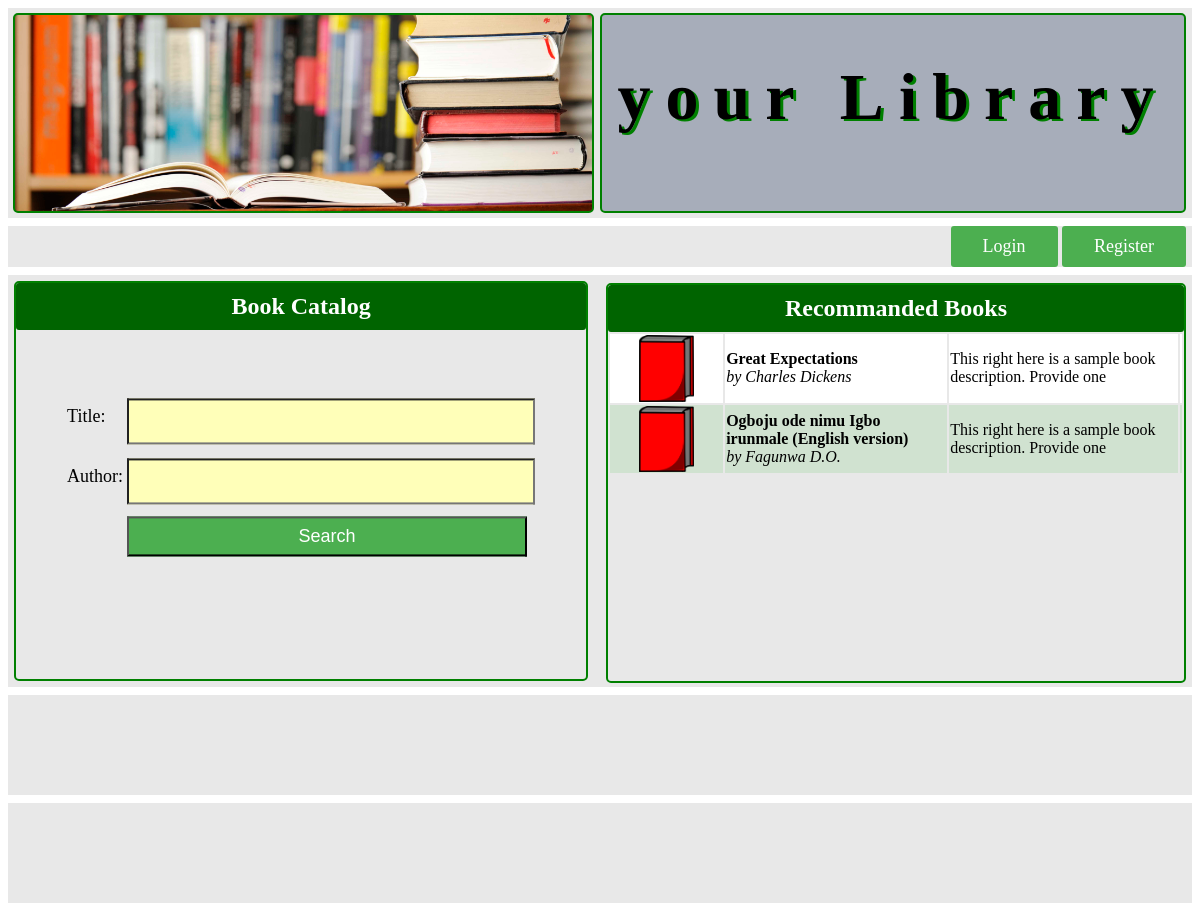
/pub/index.php, run on the app's committed database.
### tables this page shows
CREATE TABLE tb_books (
    book_id int unsigned not null primary key auto_increment,
    book_title varchar(128) not null,
    book_author varchar(128) not null,
    book_description varchar(2048) default 'This right here is a sample book description. Provide one',
    book_img varchar(1024) not null default '../book_imgs/book_red.png',
    book_onloan boolean default false,
    book_duedate date default null,
    book_insertion_date timestamp not null default CURRENT_TIMESTAMP,
    book_lastmodified timestamp NULL ON UPDATE CURRENT_TIMESTAMP,    
    borrower_id int unsigned default null, 
    FOREIGN KEY (borrower_id) REFERENCES tb_borrowers (borrower_id)
);

### services/db_common.php (the view, shortened to what this page needs)
<?php
function number_books()
{
    $db_conn = db_getConnection(PUBL);
    try {
        $stmt = $db_conn->query('SELECT book_title FROM tb_books');
        return $stmt->rowCount();
    } catch (PDOException $pdo_ex) {
        error_message($pdo_ex->getMessage());
    }
}
function books_of_the_day($tr_base_style, $td_img_style, $db_user)
{
    $nb_bks = number_books();
    if ($nb_bks > 1) {
        $half = round($nb_bks / 2);
        $bid_1 = rand(1, $half);
        $bid_2 = rand($half + 1, $nb_bks);
        $db_conn = db_getConnection($db_user);
        $sth = $db_conn->query('SELECT book_title, book_author, book_description, book_img FROM tb_books WHERE book_id = ' . $bid_1 . ' OR book_id = ' . $bid_2);
        printf('<table>');
        $i = 1;
        while ($row = $sth->fetch(PDO::FETCH_ASSOC)) {
            printf('<tr class="%s_%d"><td class="%s"><img src="%s" alt="default_img" style="display: block; margin-left: auto; margin-right: auto; width:50%%; height:50%%;"></td><td><strong>%s</strong><br><em style="font-size=12px;">by %s</em></td><td>%s</td><td>',
                $tr_base_style, ($i % 2), $td_img_style, $row["book_img"], $row["book_title"], $row["book_author"], $row["book_description"]);
            $i ++;
        }
        printf('</table>');
    }
}
?>

### shelves/header.php (shortened to what this page needs)
<?php
include_once '../services/db_common.php';
?>
<!DOCTYPE html>
<html>
<head>
<link rel="stylesheet" type="text/css" href="../assets/styles.css">
</head>
<body>
	<div class="main_t">
		<div class="header_t">
			<div class="header_left"></div>
			<div class="header_right">
				<div class="header_right_content_main">
					<div class="header_right_content">
						<h1>your Library</h1>
					</div>
				</div>
			</div>
		</div>

### pub/index.php (shortened to what this page needs)
	<?php
	include '../shelves/header.php';
	?>
		<div class="content">
			<div class="usr_nav">
				<a href="login.php"><span class="rel_buttom">Login</span></a> <a
					href="register.php"><span class="rel_buttom">Register</span></a>
			</div>
			<div class="content_main">
				<div class="content_main_left">
					<div class="book_catalog">
						<span>Book Catalog</span>
					</div>
					<div class="book_search">
						<form action="" method="post">
							<table class="centered">
								<tr>
									<td>Title:</td>
									<td><input type="text" name="book_title" class="input_search"></td>
								</tr>
								<tr>
									<td>Author:</td>
									<td><input type="text" name="book_author" class="input_search"></td>
								</tr>
								<tr>
									<td></td>
									<td><input type="submit" name="book_search_submit"
										value="Search" class="input_search_submit"></td>
								</tr>
							</table>
						</form>
					</div>
				</div>
				<div class="content_main_right">
					<?php
    if (isset($_POST['book_search_submit'])) {
        printf('<div class="content_main_right_content_header"><span>Search Result</span></div>');
        printf('<div class="content_main_right_content">');
        search_books_2($_POST['book_title'], $_POST['book_author'], -1, "td_out", "book_description", PUBL);
    } else {
        printf('<div class="content_main_right_content_header"><span>Recommanded Books</span></div>');
        printf('<div class="content_main_right_content">');
        books_of_the_day("td_out", "book_description", PUBL);
    }
    printf('</div>');
    ?>
				</div>
			</div>
		</div>
<?php include '../shelves/footer.php';?>
</html>

### shelves/footer.php
		<div class="footer_t">
			<div class="footer_main_top"></div>
			<div class="footer_main_bottom"></div>
		</div>
	</div>
</body>

### assets/styles.css (style rules this page uses)
body { position: relative; }
.main_t { position: relative; height: auto; width: 100%; box-sizing: border-box; font-size: 16px; }
.header_t { position: relative; background-color: #E8E8E8; width: 100%; padding: 5px; box-sizing: border-box; }
.header_left { position: relative; left: 0px; width: 49.5%; border: 2px solid green; height: 200px; border-radius: 5px; background: url("../pics/library_h.jpg") no-repeat right bottom; background-size: 100%; box-sizing: border-box; }
.header_right { position: absolute; left: 50%; top: 5px; width: 49.5%; border:2px solid green; height: 200px; border-radius: 5px; background-color: #a7adba; box-sizing: border-box; }
.header_right_content_main { position: relative; margin: auto; }
.header_right_content { font-size: 33px; font-family: Georgia, serif; letter-spacing: 15px; text-align: center; text-shadow: 3px 2px green; box-sizing: border-box; }
.content, footer_t { position: relative; background-color: white; margin-top: 8px; }
.usr_nav { padding-right: 0.5%; background-color: #E8E8E8; position: relative; text-align: right; font-size: 18px; box-sizing: border-box; }
.rel_buttom { background-color: #4CAF50; color: white; display: inline-block; text-align: center; padding:10px 32px; border-radius: 3px; }
.content_main, .footer_main_top, .footer_main_bottom { position: relative; background-color: #E8E8E8; margin-top: 8px; padding: 0.5%; box-sizing: border-box; }
.content_main_left { position: relative; left: 0px; height: 400px; width: 49%; box-sizing: border-box; border: solid green 2px; border-radius: 5px; }
.content_main_right { position: absolute; left: 50.5%; top: 2%; width: 49%; height: 400px; border: solid green 2px; border-radius: 5px; box-sizing: border-box; overflow: scroll; }
.book_catalog, .content_main_right_content_header, .registration_form_header, .login_form_header { background-color: #006400; color: white; font-weight: bold; font-size: 24px; text-align: center; border-radius: 3px; padding:10px 0px; }
.content_main_right_content_header { position: sticky; top: 0px; z-index: 1; }
.book_search, .registration_form, .login_form { position: relative; font-size: 18px; }
.input_search, .input_login, .registration_data_input { background-color: #ffffb9; width: 400px; height: 40px; text-align: center; font-size: 18px; margin-top: 10px; }
.input_search_submit, .input_login_submit, .registration_submit { background-color: #4CAF50; color: white; width: 400px; height: 40px; text-align: center; font-size: 18px; margin-top: 8px; }
.footer_main_top, .footer_main_bottom { height: 100px; }
.td_out_0, .td_out_1 { padding-top: 5px; border: 2px solid black; margin-bottom: 10px; box-sizing: border-box; overflow: hidden; #box-shadow: 3px 3px #c0c0c0; border-radius: 1px; }
.td_out_0 { background-color: #d0e2d0; }
.td_out_1 { background-color: #FFFFFF; }
.book_description { position: relative; width: 20%; height: auto; box-sizing: border-box; font-size: 16px; margin-bottom: 10px; text-align: left; }
.centered { margin: auto; padding-top: 50%; transform: translateY(-50%); }

### data on the page
tb_books: book_img (picture), book_title "Great Expectations", book_author "Charles Dickens", book_description "This right here is a sample book description. Provide one"
tb_books: book_img (picture), book_title "Ogboju ode nimu Igbo irunmale (English version)", book_author "Fagunwa D.O.", book_description "This right here is a sample book description. Provide one"
